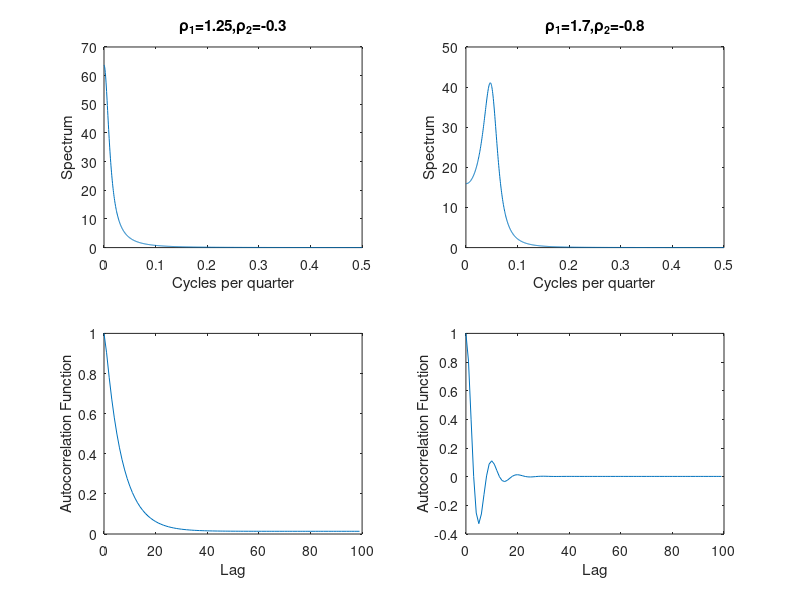

This figure's MATLAB source: (Note: this script raises an error after producing the figure.)
%% Econometrics II - Part II %%
%  Problem Set 1
%  Gualtiero Azzalini

addpath('/Users/Gualtiero/Dropbox/A NYU/Metrics/cogley/psets/1')
addpath('/Users/Gualtiero/Documents/MATLAB/Add-Ons/mfe_toolbox/utility')
addpath('/Users/Gualtiero/Documents/MATLAB/Add-Ons/mfe_toolbox/timeseries')

clear all;

%% Exercise 4

rho1    = [1.25; 1.7];
rho2    = [-0.3; -0.8];
dt      = 1000;
w       = linspace(0,pi,dt)';
i       = sqrt(-1);

for j=1:2
        for p = 1:length(w)
            fxx(p,1)   = 1/(2*pi*(1+rho1(j,1)^(2)+rho2(j,1)^(2)+2*(rho1(j,1)*rho2(j,1)-rho1(j,1))*cos(w(p,1))-2*rho2(j,1)*cos(2*w(p,1))));
        end
    gamma = ifft(fxx);
    acf = gamma/gamma(1,1);   
    eval(['gamma_',num2str(j),'=gamma']);
    eval(['fxx_',num2str(j),'=fxx']);
    eval(['acf_',num2str(j),'=acf']);
end

figure(1)
subplot(2,2,1); plot(w/(2*pi),fxx_1);title('\rho_{1}=1.25,\rho_{2}=-0.3');ylabel('Spectrum');xlabel('Cycles per quarter');
subplot(2,2,3); plot(0:1:99,acf_1(1:100));ylabel('Autocorrelation Function');xlabel('Lag');
subplot(2,2,2); plot(w/(2*pi),fxx_2);title('\rho_{1}=1.7,\rho_{2}=-0.8');ylabel('Spectrum');xlabel('Cycles per quarter');
subplot(2,2,4); plot(0:1:99,acf_2(1:100));ylabel('Autocorrelation Function');xlabel('Lag');
saveas(figure(1),'exercise4.png')

%% Exercise 5
clear
rho   = 0.9;
sigma = 1;
T     = 100;
N     = 1000;
nlag  = 4;

% True Variance
[autocorr, gamma0] = acf(rho,0,99);
acv                = autocorr.*gamma0;
fxx                = abs(fft(acv/(pi)));
TrueVar            = 2*pi*fxx(1)/T;



rng(12345);
epsilon = randn(T,N);
for n=1:N
    x(1,n) = epsilon(1,n);
    for t=2:T
        x(t,n) = rho*x(t-1,n)+epsilon(t,n);
    end
end

xhat = mean(x);

% Newey-West
for n=1:N
    xhat_m        = x(:,n)-xhat(:,n);
    nw    = (xhat_m'*xhat_m)/T;
    for pp=1:nlag
        w     = (nlag+1-pp)./(nlag+1);
        gamma = (T^(-1))*((xhat_m(1+pp:T))'*(xhat_m(1:T-pp)));
        gamma_p  = gamma+gamma';
        nw = nw+w*gamma_p;
    end
    AsyNW(n,1)=nw/sqrt(T);

% Smoothed Periodogram

    width     = 5;
    dZ        = fft(x(:,n),2*T);
    I         = inv(pi*T)*abs(dZ(1:T,:)).^2; 
    I_smooth  = conv2(I,ones(width,1)/width,'same');  
    AsySP(:,n)= 2*pi*I_smooth(1)/T;

% Prewhitening & Recoloring

    width       = 51;
    r           = x(1:end-1,n) \ x(2:end,n);
    u           = x(2:end,n)- r*x(1:end-1,n);
    dZ1         = fft(u,2*T);
    I1          = inv(pi*T)*abs(dZ1(1:T,:)).^2;
    I1_smooth   = conv2(I1,ones(width,1)/width,'same');
    fxx_PW      = abs((1 - r*exp(-1i*(1:100)'*(pi/100))).^(-1).*I1_smooth ...
        .*(1 - r*exp(1i*(1:100)'*(pi/100))).^(-1)); 
    AsyPW(:,n)  = 2*pi*fxx_PW(1)/T;
end


figure(2)
subplot(3,1,1)
histogram(AsyNW,'BinWidth',0.2,'FaceColor','green');title('Newey-West');xlim([0 8]), ylim([0 300])
set(vline([TrueVar, mean(AsyNW)],{'r--','b-.'},{'True','Sample'}),'LineWidth',2)
subplot(3,1,2)
histogram(AsySP,'BinWidth',0.2,'FaceColor','green');title('Smoothed Periodogram');xlim([0 8]), ylim([0 300])
set(vline([TrueVar, mean(AsySP)],{'r--','b-.'},{'True','Sample'}),'LineWidth',2)
subplot(3,1,3)
histogram(AsyPW,'BinWidth',0.2,'FaceColor','green');title('Prewhitening & Recoloring');xlim([0 8]), ylim([0 300])
set(vline([TrueVar, mean(AsyPW)],{'r--','b-.'},{'True','Sample'}),'LineWidth',2)
saveas(figure(2),'exercise5.png')




    














